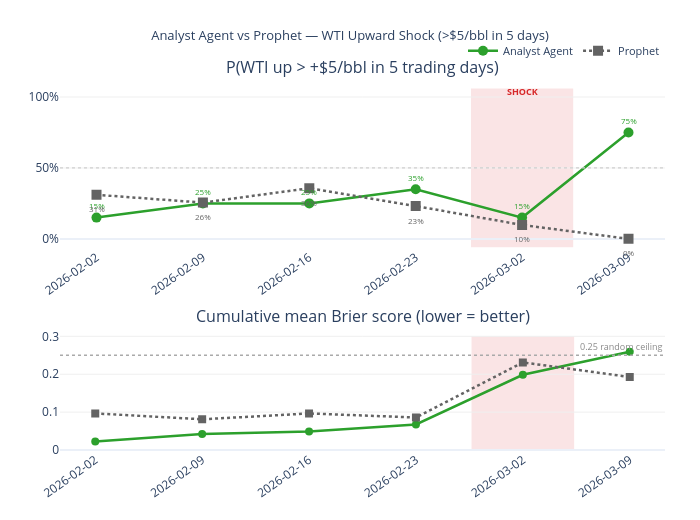

Notebook cell for this chart:
### Code cell
# ── Prophet probabilities for the shock origins ───────────────────────────────
prophet_shock_probs = []
for r in shock_results:
    origin = pd.Timestamp(r["origin"])
    origin_price_row = price_df[price_df.index >= origin]
    origin_price = float(origin_price_row.iloc[0]["price"]) if not origin_price_row.empty else float("nan")
    p_sub = prophet_shock_df[prophet_shock_df["origin"] == origin]
    prophet_shock_probs.append(prophet_prob_shock(p_sub, origin_price, SHOCK_THRESHOLD, SHOCK_HORIZON))

# ── Comparison chart: P(shock) over time + cumulative Brier ──────────────────
fig = make_shock_comparison_chart(shock_results, prophet_shock_probs, shock_threshold=SHOCK_THRESHOLD)
fig.show()

# ── Brier score summary ───────────────────────────────────────────────────────
agent_probs = [float(r["probability"]) for r in shock_results]
outcomes = [int(r["outcome"]) for r in shock_results]
agent_brier = compute_brier_score(agent_probs, outcomes)
valid_prophet = [(p, o) for p, o in zip(prophet_shock_probs, outcomes) if not np.isnan(p)]
prophet_brier = compute_brier_score([p for p, _ in valid_prophet], [o for _, o in valid_prophet])
brier_df = pd.DataFrame(
    {"Mean Brier score": [f"{agent_brier:.4f}", f"{prophet_brier:.4f}"]},
    index=pd.Index(["Analyst Agent", "Prophet"], name="Method"),
)
print("Mean Brier score (lower = better, 0.25 = random ceiling):")
display(brier_df)

### Figure 1 — Plotly figure (JSON) as saved in the notebook; plotly's stock layout.template omitted (floating-point values rounded to 4 significant figures)
{"data": [{"hovertemplate": "%{x}<br>P(shock)=%{y:.0%}<extra>Analyst Agent</extra>", "legendgroup": "Analyst Agent", "line": {"color": "#2ca02c", "dash": "solid", "width": 2.5}, "marker": {"size": 10, "symbol": "circle"}, "mode": "lines+markers", "name": "Analyst Agent", "showlegend": true, "type": "scatter", "x": ["2026-02-02", "2026-02-09", "2026-02-16", "2026-02-23", "2026-03-02", "2026-03-09"], "xaxis": "x", "y": [0.15, 0.25, 0.25, 0.35, 0.15, 0.75], "yaxis": "y"}, {"hovertemplate": "%{x}<br>P(shock)=%{y:.0%}<extra>Prophet</extra>", "legendgroup": "Prophet", "line": {"color": "#636363", "dash": "dot", "width": 2.5}, "marker": {"size": 10, "symbol": "square"}, "mode": "lines+markers", "name": "Prophet", "showlegend": true, "type": "scatter", "x": ["2026-02-02", "2026-02-09", "2026-02-16", "2026-02-23", "2026-03-02", "2026-03-09"], "xaxis": "x", "y": [0.3109, 0.2556, 0.3571, 0.2314, 0.09828, 2.14e-05], "yaxis": "y"}, {"hovertemplate": "%{x}<br>Cumul. Brier: %{y:.3f}<extra>Analyst Agent</extra>", "legendgroup": "Analyst Agent", "line": {"color": "#2ca02c", "dash": "solid", "width": 2.5}, "marker": {"size": 8, "symbol": "circle"}, "mode": "lines+markers", "name": "Analyst Agent", "showlegend": false, "type": "scatter", "x": ["2026-02-02", "2026-02-09", "2026-02-16", "2026-02-23", "2026-03-02", "2026-03-09"], "xaxis": "x2", "y": [0.0225, 0.0425, 0.04917, 0.0675, 0.1985, 0.2592], "yaxis": "y2"}, {"hovertemplate": "%{x}<br>Cumul. Brier: %{y:.3f}<extra>Prophet</extra>", "legendgroup": "Prophet", "line": {"color": "#636363", "dash": "dot", "width": 2.5}, "marker": {"size": 8, "symbol": "square"}, "mode": "lines+markers", "name": "Prophet", "showlegend": false, "type": "scatter", "x": ["2026-02-02", "2026-02-09", "2026-02-16", "2026-02-23", "2026-03-02", "2026-03-09"], "xaxis": "x2", "y": [0.09667, 0.08099, 0.09651, 0.08577, 0.2312, 0.1927], "yaxis": "y2"}], "layout": {"annotations": [{"font": {"size": 16}, "showarrow": false, "text": "P(WTI up > +$5/bbl in 5 trading days)", "x": 0.5, "xanchor": "center", "xref": "paper", "y": 1, "yanchor": "bottom", "yref": "paper"}, {"font": {"size": 16}, "showarrow": false, "text": "Cumulative mean Brier score (lower = better)", "x": 0.5, "xanchor": "center", "xref": "paper", "y": 0.3276, "yanchor": "bottom", "yref": "paper"}, {"font": {"color": "#d62728", "size": 9}, "showarrow": false, "text": "<b>SHOCK</b>", "x": "2026-03-02", "xref": "x", "y": 1.04, "yref": "y"}, {"font": {"color": "#2ca02c", "size": 8}, "showarrow": false, "text": "15%", "x": "2026-02-02", "xref": "x", "y": 0.15, "yref": "y", "yshift": 12}, {"font": {"color": "#2ca02c", "size": 8}, "showarrow": false, "text": "25%", "x": "2026-02-09", "xref": "x", "y": 0.25, "yref": "y", "yshift": 12}, {"font": {"color": "#2ca02c", "size": 8}, "showarrow": false, "text": "25%", "x": "2026-02-16", "xref": "x", "y": 0.25, "yref": "y", "yshift": 12}, {"font": {"color": "#2ca02c", "size": 8}, "showarrow": false, "text": "35%", "x": "2026-02-23", "xref": "x", "y": 0.35, "yref": "y", "yshift": 12}, {"font": {"color": "#2ca02c", "size": 8}, "showarrow": false, "text": "15%", "x": "2026-03-02", "xref": "x", "y": 0.15, "yref": "y", "yshift": 12}, {"font": {"color": "#2ca02c", "size": 8}, "showarrow": false, "text": "75%", "x": "2026-03-09", "xref": "x", "y": 0.75, "yref": "y", "yshift": 12}, {"font": {"color": "#636363", "size": 8}, "showarrow": false, "text": "31%", "x": "2026-02-02", "xref": "x", "y": 0.3109, "yref": "y", "yshift": -14}, {"font": {"color": "#636363", "size": 8}, "showarrow": false, "text": "26%", "x": "2026-02-09", "xref": "x", "y": 0.2556, "yref": "y", "yshift": -14}, {"font": {"color": "#636363", "size": 8}, "showarrow": false, "text": "36%", "x": "2026-02-16", "xref": "x", "y": 0.3571, "yref": "y", "yshift": -14}, {"font": {"color": "#636363", "size": 8}, "showarrow": false, "text": "23%", "x": "2026-02-23", "xref": "x", "y": 0.2314, "yref": "y", "yshift": -14}, {"font": {"color": "#636363", "size": 8}, "showarrow": false, "text": "10%", "x": "2026-03-02", "xref": "x", "y": 0.09828, "yref": "y", "yshift": -14}, {"font": {"color": "#636363", "size": 8}, "showarrow": false, "text": "0%", "x": "2026-03-09", "xref": "x", "y": 2.14e-05, "yref": "y", "yshift": -14}, {"font": {"color": "#888888", "size": 9}, "showarrow": false, "text": "0.25 random ceiling", "x": 1, "xanchor": "right", "xref": "x2 domain", "y": 0.25, "yanchor": "bottom", "yref": "y2"}], "height": 520, "legend": {"font": {"size": 11}, "orientation": "h", "x": 1, "xanchor": "right", "y": 1.04, "yanchor": "bottom"}, "margin": {"b": 70, "l": 60, "r": 35, "t": 80}, "shapes": [{"fillcolor": "rgba(214,39,40,0.12)", "layer": "below", "line": {"width": 0}, "type": "rect", "x0": 3.52, "x1": 4.48, "xref": "x", "y0": -0.06, "y1": 1.06, "yref": "y"}, {"fillcolor": "rgba(214,39,40,0.12)", "layer": "below", "line": {"width": 0}, "type": "rect", "x0": 3.52, "x1": 4.48, "xref": "x2", "y0": 0, "y1": 0.3, "yref": "y2"}, {"line": {"color": "#d0d0d0", "dash": "dot", "width": 1.2}, "type": "line", "x0": 0, "x1": 1, "xref": "x domain", "y0": 0.5, "y1": 0.5, "yref": "y"}, {"line": {"color": "#aaaaaa", "dash": "dot", "width": 1.5}, "type": "line", "x0": 0, "x1": 1, "xref": "x2 domain", "y0": 0.25, "y1": 0.25, "yref": "y2"}], "title": {"font": {"size": 13}, "text": "Analyst Agent vs Prophet — WTI Upward Shock (>$5/bbl in 5 days)", "x": 0.5}, "width": 700, "xaxis": {"anchor": "y", "domain": [0, 1], "showgrid": false, "tickangle": -35, "type": "category"}, "xaxis2": {"anchor": "y2", "domain": [0, 1], "showgrid": false, "tickangle": -35, "type": "category"}, "yaxis": {"anchor": "x", "domain": [0.5476, 1], "gridcolor": "#f0f0f0", "range": [-0.06, 1.12], "showgrid": true, "tickformat": ".0%"}, "yaxis2": {"anchor": "x2", "domain": [0, 0.3276], "gridcolor": "#f0f0f0", "range": [0, 0.32], "showgrid": true}}}
